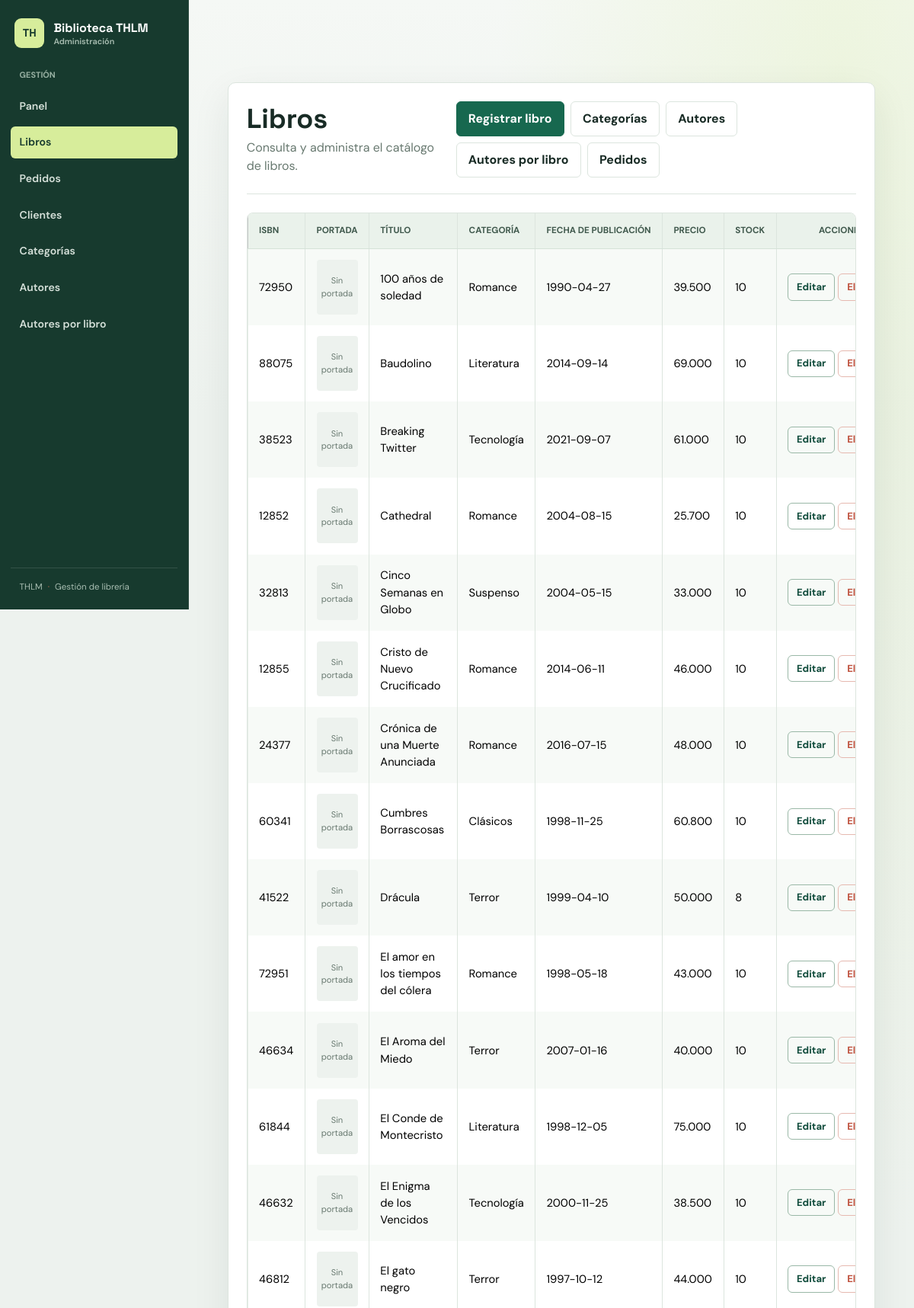
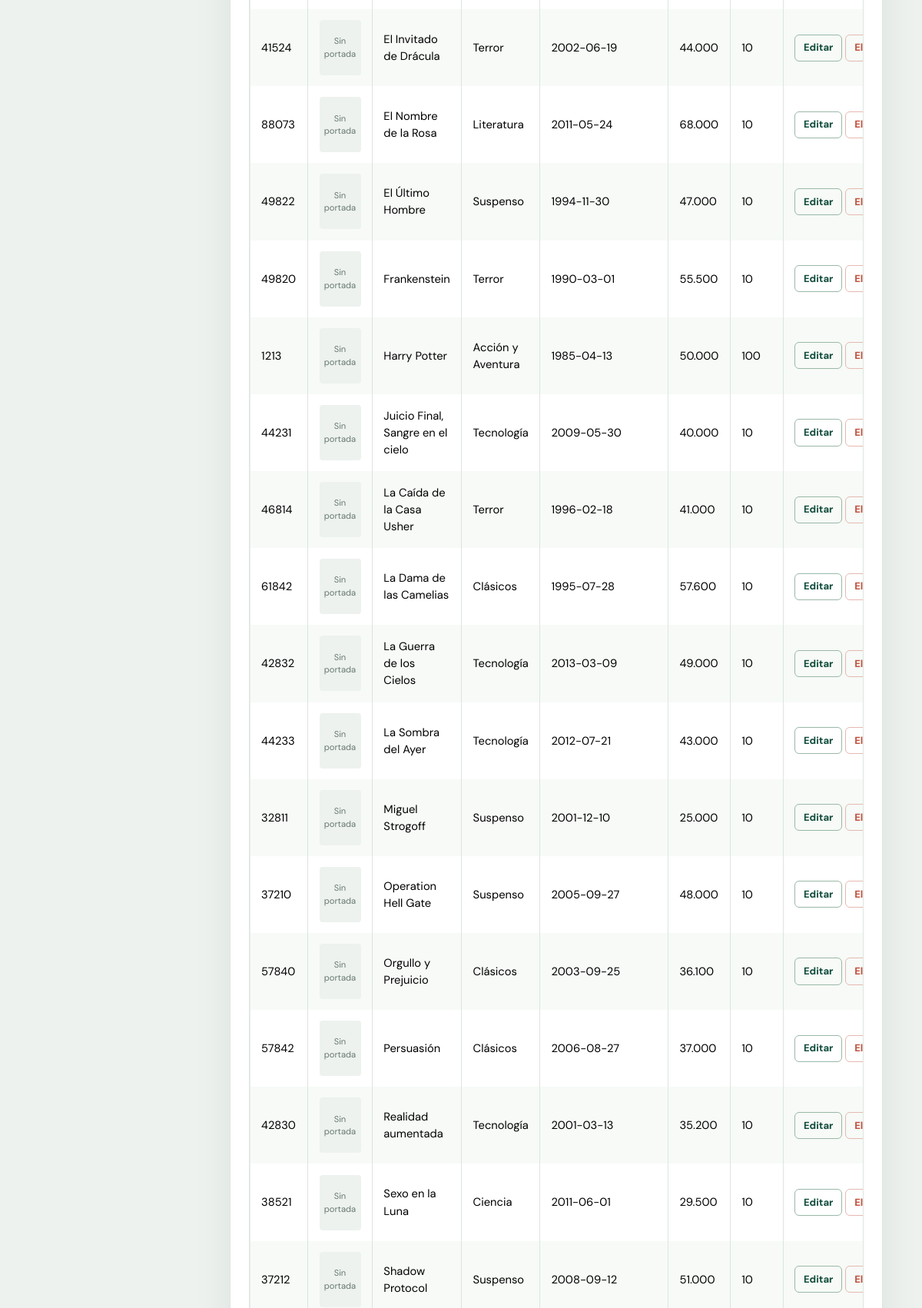
/vistas/crud_libros.php (upper part), run on the app's committed database (2 pictures, top to bottom).
### tables this page shows
CREATE TABLE `libros` (
  `isbn` int(11) NOT NULL,
  `titulo` varchar(128) NOT NULL,
  `categoria` int(11) NOT NULL,
  `fecha_publicacion` date NOT NULL,
  `precio` int(11) NOT NULL CHECK (`precio` >= 0),
  `portada` varchar(128) DEFAULT 'no_imagen.png',
  `cantidad_stock` int(11) NOT NULL CHECK (`cantidad_stock` >= 0)
);

CREATE TABLE `categorias` (
  `id_categoria` int(11) NOT NULL,
  `categoria` varchar(100) NOT NULL
);

### controler/conexionbd.php (called while the page is built, shortened)
<?php
    class ConexionBD {
    public static function getConn() {
        $link = null;
    try {
        $link = new PDO(
            "mysql:host=" . DB_HOST . ";port=" . DB_PORT . ";dbname=" . DB_NAME . ";charset=utf8mb4",
            DB_USER,
            DB_PASSWORD,
            array(PDO::ATTR_ERRMODE => PDO::ERRMODE_EXCEPTION)
        );
    } catch (PDOException $pdoe) {
        exit("Error: " . $pdoe->getMessage());
    }
    return $link;
    }
    }
?>

### controler/librosctrl.php (called while the page is built, shortened)
<?php
require_once __DIR__ . '/conexionbd.php';
require_once __DIR__ . '/../model/libros.php';
class LibrosCtrl {
    private $conn;
    public function __construct() {
        $this->conn = ConexionBD::getConn();
    }
    public function listar() {
        try {
            $stmt = $this->conn->query(
                "SELECT l.isbn, l.titulo, l.categoria, c.categoria AS nombre_categoria,
                        l.fecha_publicacion, l.precio, l.portada, l.cantidad_stock
                 FROM libros l
                 LEFT JOIN categorias c ON c.id_categoria = l.categoria
                 ORDER BY l.titulo"
            );
            $libros = [];
            foreach ($stmt->fetchAll(PDO::FETCH_ASSOC) as $fila) {
                $libro = new Libros(
                    $fila['isbn'], $fila['titulo'], $fila['categoria'],
                    $fila['fecha_publicacion'], $fila['precio'],
                    $fila['portada'], $fila['cantidad_stock']
                );
                $libro->setNombreCategoria($fila['nombre_categoria']);
                $libros[] = $libro;
            }
            return $libros;
        } catch (Exception $exc) {
            error_log("Error al listar libros: " . $exc->getMessage());
            return [];
        }
    }
}

### model/libros.php (called while the page is built, shortened)
<?php
Class Libros {
    private $isbn;
    private $titulo;
    private $fechaPub;
    private $precio;
    private $portada;
    private $cantidadStock;
    private $nombreCategoria;
    public function __construct($isbn, $titulo, $categoria, $fechaPub, $precio, $portada, $cant_stock) {
        $this->isbn = $isbn;
        $this->titulo = $titulo;
        $this->fechaPub = $fechaPub;
        $this->precio = $precio;
        $this->portada = $portada;
        $this->cantidadStock = $cant_stock;
        $this->nombreCategoria = null;
    }
    public function getIsbn() {
        return $this->isbn;
    }
    public function getTitulo() {
        return $this->titulo;
    }
    public function getFecha() {
        return $this->fechaPub;
    }
    public function getPrecio() {
        return $this->precio;
    }
    public function getPortada() {
        return $this->portada;
    }
    public function getCantidadStock() {
        return $this->cantidadStock;
    }
    public function getNombreCategoria() {
        return $this->nombreCategoria;
    }
    public function setNombreCategoria($nombreCategoria) {
        $this->nombreCategoria = $nombreCategoria;
    }
}

### vistas/crud_libros.php (the view, shortened to what this page needs)
<?php
require_once __DIR__ . '/../model/libros.php';
require_once __DIR__ . '/../controler/librosctrl.php';
function escaparLibro($valor) {
    return htmlspecialchars((string) $valor, ENT_QUOTES, 'UTF-8');
}
$ctrlLibros = new LibrosCtrl();
$libros = $ctrlLibros->listar();
?>
<!DOCTYPE html>
<html lang="es">
<head>
    <link href="https://cdn.jsdelivr.net/npm/bootstrap@5.3.8/dist/css/bootstrap.min.css" rel="stylesheet">
    <link rel="stylesheet" href="assets/admin.css">
</head>
<body>
<?php require __DIR__ . '/partials/topbar.php'; ?>
<main class="container">
    <div class="row justify-content-center">
        <div class="col-12 col-xl-11 border p-4 mt-5 mb-5 rounded-2 shadow-lg">
            <div class="d-flex flex-column flex-sm-row justify-content-between align-items-sm-center gap-3 mb-4">
                <div>
                    <h1 class="h2 mb-1">Libros</h1>
                    <p class="text-body-secondary mb-0">Consulta y administra el catálogo de libros.</p>
                </div>
                <div class="d-flex flex-wrap gap-2">
                    <a href="form_libro.php" class="btn btn-primary">Registrar libro</a>
                    <a href="crud_categorias.php" class="btn btn-outline-secondary">Categorías</a>
                    <a href="crud_autores.php" class="btn btn-outline-secondary">Autores</a>
                    <a href="crud_autor_por_libro.php" class="btn btn-outline-secondary">Autores por libro</a>
                    <a href="crud_pedidos.php" class="btn btn-outline-secondary">Pedidos</a>
                </div>
            </div>
            <div class="table-responsive">
                <table class="table table-striped table-hover table-bordered align-middle mb-0">
                    <thead class="table-light">
                        <tr>
                            <th scope="col">ISBN</th>
                            <th scope="col">Portada</th>
                            <th scope="col">Título</th>
                            <th scope="col">Categoría</th>
                            <th scope="col">Fecha de publicación</th>
                            <th scope="col">Precio</th>
                            <th scope="col">Stock</th>
                            <th scope="col" class="text-center">Acciones</th>
                        </tr>
                    </thead>
                    <tbody>
                    <?php if (!$libros): ?>
                        <tr><td colspan="8" class="text-center text-body-secondary py-4">No hay libros registrados.</td></tr>
                    <?php else: ?>
                        <?php foreach ($libros as $libro): ?>
                            <tr>
                                <td><?= escaparLibro($libro->getIsbn()) ?></td>
                                <td>
                                    <?php
                                    $portada = $libro->getPortada();
                                    $portadaSrc = is_string($portada)
                                        && preg_match('~^uploads/libros/[a-f0-9]{32}\.(jpg|png|webp)$~', $portada)
                                        && is_file(__DIR__ . '/../' . $portada)
                                        ? '../' . $portada
                                        : null;
                                    ?>
                                    <?php if ($portadaSrc !== null): ?>
                                        <img src="<?= escaparLibro($portadaSrc) ?>"
                                             alt="Portada de <?= escaparLibro($libro->getTitulo()) ?>"
                                             class="book-cover rounded border">
                                    <?php else: ?>
                                        <span class="book-cover-placeholder rounded" aria-label="Sin portada">Sin portada</span>
                                    <?php endif; ?>
                                </td>
                                <td><?= escaparLibro($libro->getTitulo()) ?></td>
                                <td><?= escaparLibro($libro->getNombreCategoria() ?: $libro->getCategoria()) ?></td>
                                <td><?= escaparLibro($libro->getFecha()) ?></td>
                                <td><?= escaparLibro(number_format((float) $libro->getPrecio(), 0, ',', '.')) ?></td>
                                <td><?= escaparLibro($libro->getCantidadStock()) ?></td>
                                <td class="text-center text-nowrap">
                                    <a class="btn btn-sm btn-outline-primary"
                                       href="form_libro.php?isbn=<?= rawurlencode((string) $libro->getIsbn()) ?>">Editar</a>
                                    <form method="post" class="d-inline"
                                          onsubmit="return confirm('¿Eliminar este libro?');">
                                        <button type="submit" class="btn btn-sm btn-outline-danger">Eliminar</button>
                                    </form>
                                </td>
                            </tr>
                        <?php endforeach; ?>
                    <?php endif; ?>
                    </tbody>
                </table>
            </div>
        </div>
    </div>
</main>
</body>
</html>

### vistas/assets/admin.css (style rules this page uses)
:root { --admin-bg: #edf2ee; --admin-surface: #ffffff; --admin-ink: #182b25; --admin-muted: #687970; --admin-green: #17684f; --admin-green-dark: #104c3c; --admin-lime: #d7ed9b; --admin-coral: #bf513d; --admin-line: #dce5de; --admin-shadow: 0 18px 50px rgba(24, 43, 37, .08); }
html { min-width: 320px; }
body { min-height: 100vh; color: var(--admin-ink); background: radial-gradient(ellipse at 92% 3%, rgba(215, 237, 155, .24), transparent 28rem), linear-gradient(180deg, #f5f8f5 0, var(--admin-bg) 34rem); font-family: "DM Sans", sans-serif; }
h1, h2, h3, .navbar-brand { font-family: "Space Grotesk", sans-serif; }
main.container { padding-top: clamp(2rem, 5vw, 4.25rem); padding-bottom: 4rem; }
main.container > .row { --bs-gutter-x: 0; }
main.container > .row > [class*="col-"] { max-width: 1120px; padding: clamp(1.25rem, 3vw, 2.5rem); border: 1px solid var(--admin-line) !important; border-radius: 10px !important; background: var(--admin-surface); box-shadow: var(--admin-shadow) !important; }
main.container > .row > [class*="col-"] h1 { margin-bottom: .45rem; font-size: clamp(1.8rem, 3vw, 2.4rem); font-weight: 700; letter-spacing: 0; }
main.container > .row > [class*="col-"] > .d-flex:first-child { padding-bottom: 1.35rem; border-bottom: 1px solid var(--admin-line); }
.text-body-secondary, .text-secondary, .text-muted { color: var(--admin-muted) !important; }
.btn { min-height: 42px; padding: .62rem .95rem; border-radius: 6px; font-weight: 700; transition: transform .16s ease, background-color .16s ease, border-color .16s ease; }
.btn-sm { min-height: 34px; padding: .42rem .68rem; font-size: .82rem; }
.btn-primary { border-color: var(--admin-green); background: var(--admin-green); }
.btn-outline-primary { border-color: #9ab8a7; color: var(--admin-green-dark); }
.btn-outline-secondary { border-color: var(--admin-line); color: var(--admin-ink); }
.btn-outline-danger { border-color: #e6b9b0; color: var(--admin-coral); }
.table-responsive { overflow: auto; border: 1px solid var(--admin-line); border-radius: 8px; }
.table { --bs-table-bg: #fff; --bs-table-striped-bg: #f7faf7; --bs-table-hover-bg: #eff6ef; --bs-table-border-color: #e7eee8; margin: 0; color: var(--admin-ink); vertical-align: middle; }
.table > :not(caption) > * > * { padding: .88rem .9rem; }
.table thead th { border-bottom: 1px solid #d5e2d8; background: #eaf2eb; color: #40594d; font-size: .73rem; font-weight: 700; text-transform: uppercase; white-space: nowrap; }
.table tbody td { font-size: .92rem; }
.table-bordered > :not(caption) > * { border-width: 0; }
.table-bordered > :not(caption) > * > * { border-right: 1px solid var(--admin-line); }
.table-bordered > :not(caption) > * > *:last-child { border-right: 0; }
.table-striped > tbody > tr:nth-of-type(odd) > * { --bs-table-bg-type: #f7faf7; }
.book-cover, .book-cover-placeholder { border-radius: 4px !important; }
.book-cover-placeholder { background: #edf2ee !important; color: var(--admin-muted) !important; }
@media (min-width: 576px) { main.container { width: calc(100% - 248px); max-width: none; margin: 0 0 0 248px; } }

### vistas/crud_libros.php (style rules this page uses)
.book-cover-placeholder { width: 54px; height: 72px; display: inline-grid; place-items: center; background: #e9ecef; color: #6c757d; font-size: .7rem; text-align: center; }

### data on the page
libros: isbn "72950", titulo "100 años de soledad", categoria.categoria "Romance", fecha_publicacion "1990-04-27", precio "39.500", cantidad_stock "10"
libros: isbn "88075", titulo "Baudolino", categoria.categoria "Literatura", fecha_publicacion "2014-09-14", precio "69.000", cantidad_stock "10"
libros: isbn "38523", titulo "Breaking Twitter", categoria.categoria "Tecnología", fecha_publicacion "2021-09-07", precio "61.000", cantidad_stock "10"
libros: isbn "12852", titulo "Cathedral", categoria.categoria "Romance", fecha_publicacion "2004-08-15", precio "25.700", cantidad_stock "10"
libros: isbn "32813", titulo "Cinco Semanas en Globo", categoria.categoria "Suspenso", fecha_publicacion "2004-05-15", precio "33.000", cantidad_stock "10"
libros: isbn "12855", titulo "Cristo de Nuevo Crucificado", categoria.categoria "Romance", fecha_publicacion "2014-06-11", precio "46.000", cantidad_stock "10"
libros: isbn "24377", titulo "Crónica de una Muerte Anunciada", categoria.categoria "Romance", fecha_publicacion "2016-07-15", precio "48.000", cantidad_stock "10"
libros: isbn "60341", titulo "Cumbres Borrascosas", categoria.categoria "Clásicos", fecha_publicacion "1998-11-25", precio "60.800", cantidad_stock "10"
libros: isbn "41522", titulo "Drácula", categoria.categoria "Terror", fecha_publicacion "1999-04-10", precio "50.000", cantidad_stock "8"
libros: isbn "72951", titulo "El amor en los tiempos del cólera", categoria.categoria "Romance", fecha_publicacion "1998-05-18", precio "43.000", cantidad_stock "10"
libros: isbn "46634", titulo "El Aroma del Miedo", categoria.categoria "Terror", fecha_publicacion "2007-01-16", precio "40.000", cantidad_stock "10"
libros: isbn "61844", titulo "El Conde de Montecristo", categoria.categoria "Literatura", fecha_publicacion "1998-12-05", precio "75.000", cantidad_stock "10"
libros: isbn "46632", titulo "El Enigma de los Vencidos", categoria.categoria "Tecnología", fecha_publicacion "2000-11-25", precio "38.500", cantidad_stock "10"
libros: isbn "46812", titulo "El gato negro", categoria.categoria "Terror", fecha_publicacion "1997-10-12", precio "44.000", cantidad_stock "10"
libros: isbn "41524", titulo "El Invitado de Drácula", categoria.categoria "Terror", fecha_publicacion "2002-06-19", precio "44.000", cantidad_stock "10"
libros: isbn "88073", titulo "El Nombre de la Rosa", categoria.categoria "Literatura", fecha_publicacion "2011-05-24", precio "68.000", cantidad_stock "10"
libros: isbn "49822", titulo "El Último Hombre", categoria.categoria "Suspenso", fecha_publicacion "1994-11-30", precio "47.000", cantidad_stock "10"
libros: isbn "49820", titulo "Frankenstein", categoria.categoria "Terror", fecha_publicacion "1990-03-01", precio "55.500", cantidad_stock "10"
libros: isbn "1213", titulo "Harry Potter", categoria.categoria "Acción y Aventura", fecha_publicacion "1985-04-13", precio "50.000", cantidad_stock "100"
libros: isbn "44231", titulo "Juicio Final, Sangre en el cielo", categoria.categoria "Tecnología", fecha_publicacion "2009-05-30", precio "40.000", cantidad_stock "10"
libros: isbn "46814", titulo "La Caída de la Casa Usher", categoria.categoria "Terror", fecha_publicacion "1996-02-18", precio "41.000", cantidad_stock "10"
libros: isbn "61842", titulo "La Dama de las Camelias", categoria.categoria "Clásicos", fecha_publicacion "1995-07-28", precio "57.600", cantidad_stock "10"
libros: isbn "42832", titulo "La Guerra de los Cielos", categoria.categoria "Tecnología", fecha_publicacion "2013-03-09", precio "49.000", cantidad_stock "10"
libros: isbn "44233", titulo "La Sombra del Ayer", categoria.categoria "Tecnología", fecha_publicacion "2012-07-21", precio "43.000", cantidad_stock "10"
libros: isbn "32811", titulo "Miguel Strogoff", categoria.categoria "Suspenso", fecha_publicacion "2001-12-10", precio "25.000", cantidad_stock "10"
libros: isbn "37210", titulo "Operation Hell Gate", categoria.categoria "Suspenso", fecha_publicacion "2005-09-27", precio "48.000", cantidad_stock "10"
libros: isbn "57840", titulo "Orgullo y Prejuicio", categoria.categoria "Clásicos", fecha_publicacion "2003-09-25", precio "36.100", cantidad_stock "10"
libros: isbn "57842", titulo "Persuasión", categoria.categoria "Clásicos", fecha_publicacion "2006-08-27", precio "37.000", cantidad_stock "10"
libros: isbn "42830", titulo "Realidad aumentada", categoria.categoria "Tecnología", fecha_publicacion "2001-03-13", precio "35.200", cantidad_stock "10"
libros: isbn "38521", titulo "Sexo en la Luna", categoria.categoria "Ciencia", fecha_publicacion "2011-06-01", precio "29.500", cantidad_stock "10"
libros: isbn "37212", titulo "Shadow Protocol", categoria.categoria "Suspenso", fecha_publicacion "2008-09-12", precio "51.000", cantidad_stock "10"

### other printed values
$etiqueta "Panel"
$etiqueta "Libros"
$etiqueta "Pedidos"
$etiqueta "Clientes"
$etiqueta "Categorías"
$etiqueta "Autores"
$etiqueta "Autores por libro"
